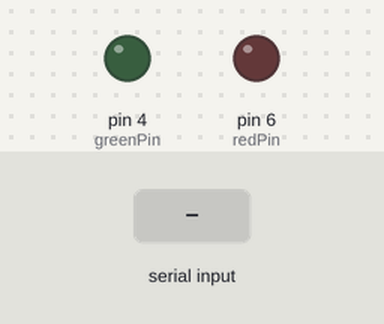
Simulated run of this sketch. Board: Arduino Uno, built with avr-gcc and run on an emulated ATmega328P. Parts: output pins drawn as LEDs (lit = HIGH). The test bench sets the inputs (shaded band). What the sketch prints to the serial monitor is not drawn.

Above: at 1.2 s.
1.3 s: "G" received over Serial
At 2.5 s:
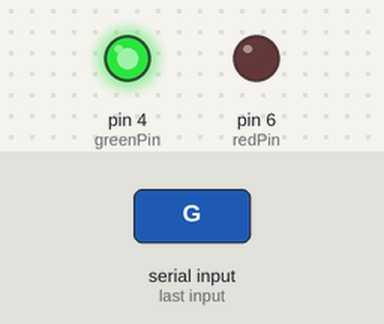
2.8 s: "R" received over Serial
At 3.8 s:
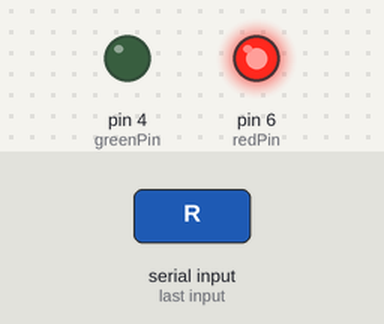
4.3 s: "1" received over Serial
At 4.9 s:
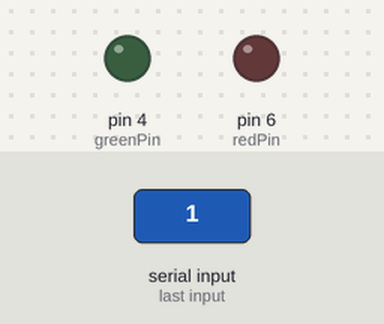
Timing chart, 0 to 7.3 s (numbered marks = the images above; inputs shaded):
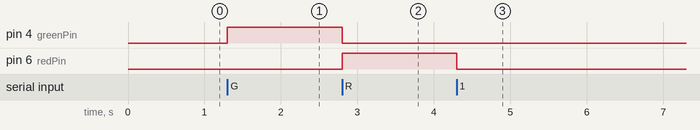

The sketch:

weather_serial.ino
```cpp
char val;

int greenPin = 4;
int redPin = 6;

void setup(){
  pinMode(greenPin, OUTPUT);
 pinMode(redPin, OUTPUT);
 Serial.begin(9600);
}

void loop(){
 if(Serial.available()){
  val=Serial.read();
 }

if (val == 'G'){  //Go
  digitalWrite(greenPin, HIGH);
  Serial.print(val);
} else {
  digitalWrite(greenPin, LOW);
}

if (val == 'R'){ //Stay
  digitalWrite(redPin, HIGH);
  Serial.print(val);
} else {
  digitalWrite(redPin, LOW);
}

}
```

Measured:
- after the input at 1.3 s, pin 4 (greenPin): LOW → HIGH at once
- after the input at 2.8 s, pin 4 (greenPin): HIGH → LOW at once; pin 6 (redPin): LOW → HIGH at once
- after the input at 4.3 s, pin 6 (redPin): HIGH → LOW at once
